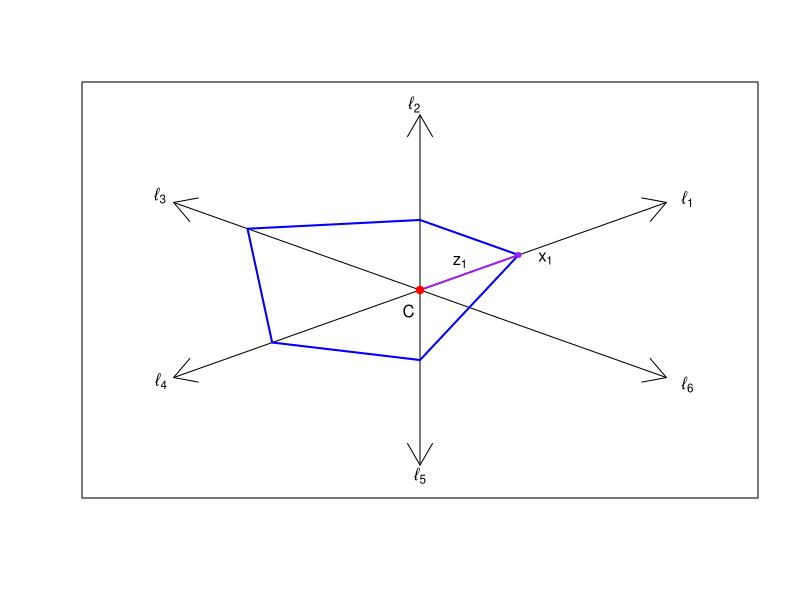
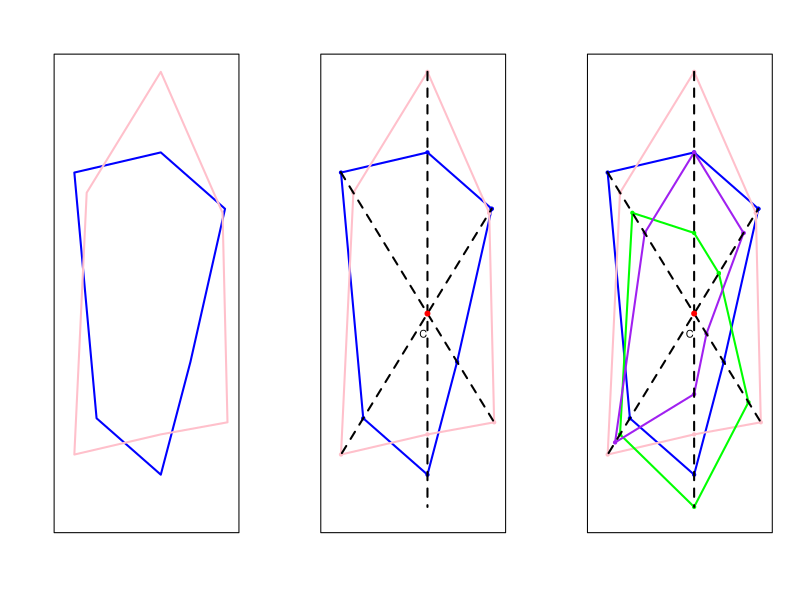
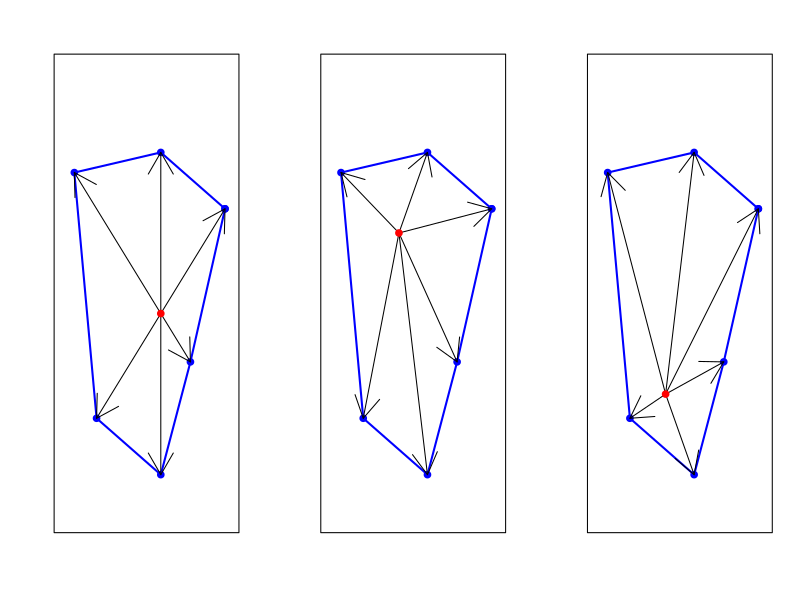

Write the R code that produced these figures, in order.
#######################################
#Define generating lines, x, w, y, Cx, Cy
#######################################
#plot toy generating linesa
p <- 6; r <- .5
theta_space <- (2*pi)/p
thetas <- theta_space/2 + theta_space*(0:(p-1))
Cx <- .5; Cy <- .5
x_gen_line <- Cx + r*cos(thetas) 
y_gen_line <- Cy + r*sin(thetas)
#pdf("/Users/hdirector/Dropbox/Contours/ContourPaperScripts/figures/method_components_demo.pdf")
plot(0, 0, xlim = c(-.05, 1.05), ylim = c(-.05, 1.05), col = 'white', xlab = "", ylab = "",
     xaxt = "n", yaxt = "n")
arrows(Cx, Cy, x_gen_line[1], y_gen_line[1])
for (i in 2:p) {
  arrows(Cx, Cy, x_gen_line[i], y_gen_line[i])
}
text(.97, .76, expression("\u2113"[1]))
text(.49, 1.03, expression("\u2113"[2]))
text(.043, .77, expression("\u2113"[3]))
text(.045, .24, expression("\u2113"[4]))
text(.5, -.03, expression("\u2113"[5]))
text(.97, .23, expression("\u2113"[6]))

#x, y, w
r_poly <- c(.2, .2, .35, .3, .2, .1)
x <- cbind(Cx + r_poly*cos(thetas), Cy + r_poly*sin(thetas))
#plot poly
points(rbind(x, x[1,]), type = "l", col = 'blue', lwd = 2)


#x and z
text(.72, .59, labels = expression(x[1]))
points(x[1,1], x[1,2], col = 'purple', pch = 20)
points(rbind(c(Cx, Cy), x[1,]), type = "l", col = 'purple', 
       lwd = 2)
text(.57, .58, expression(z[1]))


#plot Cx, Cy
points(Cx, Cy, col = 'red', pch = 20, cex = 1.5)
text(Cx - .02, Cy - .06, "C")
#dev.off()


#####################
#Show how to find C
#####################
pdf("/Users/hdirector/Dropbox/Contours/ContourPaperScripts/figures/find_C.pdf",
    height = 4, width = 10)
r1_poly <- c(.26, .2, .35, .26, .2, .12)
r2_poly <- c(.25, .3, .3, .35, .15, .27)
r3_poly <- c(.1, .1, .25, .3, .24, .22)
r4_poly <- c(.2, .2, .2, .32, .1, .05)
x1 <- cbind(Cx + r1_poly*cos(thetas), Cy + r1_poly*sin(thetas))
x2 <- cbind(Cx + r2_poly*cos(thetas), Cy + r2_poly*sin(thetas))
x3 <- cbind(Cx + r3_poly*cos(thetas), Cy + r3_poly*sin(thetas))
x4 <- cbind(Cx + r4_poly*cos(thetas), Cy + r4_poly*sin(thetas))

#two contours
par(mfrow = c(1, 3))
plot(0, 0, xlim = c(.15, .75), ylim = c(.25, .8), col = 'white', xlab = "", ylab = "",
     xaxt = "n", yaxt = "n")
#lines
points(rbind(x1, x1[1,]), type = "l", col = 'blue', lwd = 2)
points(rbind(x2, x2[1,]), type= "l", col = 'pink', lwd = 2)

plot(0, 0, xlim = c(.15, .75), ylim = c(.25, .8), col = 'white', xlab = "", ylab = "",
     xaxt = "n", yaxt = "n")
#lines
points(rbind(x1, x1[1,]), type = "l", col = 'blue', lwd = 2)
points(rbind(x2, x2[1,]), type= "l", col = 'pink', lwd = 2)

#points
points(rbind(x1, x1[1,]), pch = 20, col = 'blue')
points(rbind(x2, x2[1,]), pch = 20, col = 'pink')


line_eq <- function(p1, p2) {
  m <- (p2[2] - p1[2])/(p2[1] - p1[1])
  b <- p1[2] - m*p1[1]
  return(list("m" = m, "b" = b))
}

#connected line 1
l1 <- line_eq(x1[1,], x2[1,])
x_line1 <- seq(.2, x1[1,1], length = 10)
y_line1 <- l1$m*x_line1 + l1$b
points(x_line1, y_line1, type = "l", lwd = 2, lty = 2)

#connected line 2 (happens to be vertical)
points(cbind(rep(.5, 2), c(.8, .26)), type = "l", lwd = 2, lty = 2)

#connected line 3
l3 <- line_eq(x1[3,], x2[3,])
x_line3 <- seq(.196, .73, length = 10)
y_line3 <- l3$m*x_line3 + l3$b
points(cbind(x_line3, y_line3), type = "l", lwd = 2, lty = 2)

points(Cx, Cy, col = 'red', pch = 20, cex = 1.5)
text(Cx - .015, Cy - .025, "C")



#add more contours
plot(0, 0, xlim = c(.15, .75), ylim = c(.25, .8), col = 'white', xlab = "", ylab = "",
     xaxt = "n", yaxt = "n")

#lines
points(rbind(x1, x1[1,]), type = "l", col = 'blue', lwd = 2)
points(rbind(x2, x2[1,]), type= "l", col = 'pink', lwd = 2)
points(rbind(x3, x3[1,]), type= "l", col = 'green', lwd = 2)
points(rbind(x4, x4[1,]), type= "l", col = 'purple', lwd = 2)
#points
points(rbind(x1, x1[1,]), pch = 20, col = 'blue')
points(rbind(x2, x2[1,]), pch = 20, col = 'pink')
points(rbind(x3, x3[1,]), pch = 20, col = 'green')
points(rbind(x4, x4[1,]), pch = 20, col = 'purple')

#Add conntected lines
points(x_line1, y_line1, type = "l", lwd = 2, lty = 2)
points(cbind(rep(.5, 2), c(.8, .26)), type = "l", lwd = 2, lty = 2)
points(cbind(x_line3, y_line3), type = "l", lwd = 2, lty = 2)

points(Cx, Cy, col = 'red', pch = 20, cex = 1.5)
text(Cx - .015, Cy - .025, "C")
dev.off()


###########################
#Can you have more than C?
##########################
pdf("/Users/hdirector/Dropbox/Contours/ContourPaperScripts/figures/multiple_Cs.pdf",
    height = 4, width = 7)
par(mfrow = c(1, 3))
plot(0, 0, xlim = c(.15, .75), ylim = c(.25, .8), col = 'white', xlab = "", ylab = "",
     xaxt = "n", yaxt = "n")
points(rbind(x1, x1[1,]), type = "l", col = 'blue', lwd = 2)
points(rbind(x1, x1[1,]), col = 'blue', pch = 20, cex  = 2)
arrows(Cx, Cy, x1[1, 1], x1[1, 2])
for (i in 2:p) {
  arrows(Cx, Cy, x1[i, 1], x1[i, 2])
}
points(Cx, Cy, col = 'red', pch = 20, cex = 2)

Cx2 <- .4; Cy2 <- .6
plot(0, 0, xlim = c(.15, .75), ylim = c(.25, .8), col = 'white', xlab = "", ylab = "",
     xaxt = "n", yaxt = "n")
points(rbind(x1, x1[1,]), type = "l", col = 'blue', lwd = 2)
points(rbind(x1, x1[1,]), col = 'blue', pch = 20, cex  = 2)
arrows(Cx2, Cy2, x1[1, 1], x1[1, 2])
for (i in 2:p) {
  arrows(Cx2, Cy2, x1[i, 1], x1[i, 2])
}
points(Cx2, Cy2, col = 'red', pch = 20, cex = 2)


Cx3 <- .4; Cy3 <- .4
plot(0, 0, xlim = c(.15, .75), ylim = c(.25, .8), col = 'white', xlab = "", ylab = "",
     xaxt = "n", yaxt = "n")
points(rbind(x1, x1[1,]), type = "l", col = 'blue', lwd = 2)
points(rbind(x1, x1[1,]), col = 'blue', pch = 20, cex  = 2)
arrows(Cx3, Cy3, x1[1, 1], x1[1, 2])
for (i in 2:p) {
  arrows(Cx3, Cy3, x1[i, 1], x1[i, 2])
}
points(Cx3, Cy3, col = 'red', pch = 20, cex = 2)
dev.off()




